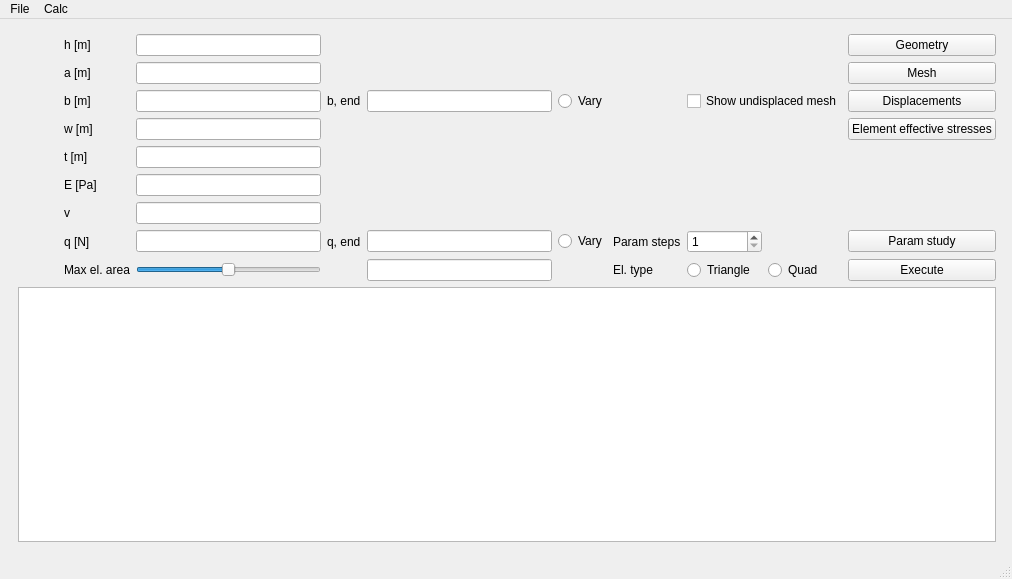
<?xml version="1.0" encoding="UTF-8"?>
<ui version="4.0">
 <class>MainWindow</class>
 <widget class="QMainWindow" name="MainWindow">
  <property name="geometry">
   <rect>
    <x>0</x>
    <y>0</y>
    <width>1012</width>
    <height>579</height>
   </rect>
  </property>
  <property name="windowTitle">
   <string>PNFEM Software</string>
  </property>
  <widget class="QWidget" name="centralwidget">
   <widget class="QWidget" name="layoutWidget">
    <property name="geometry">
     <rect>
      <x>18</x>
      <y>15</y>
      <width>978</width>
      <height>508</height>
     </rect>
    </property>
    <layout class="QGridLayout" name="gridLayout">
     <item row="0" column="0">
      <spacer name="horizontalSpacer_2">
       <property name="orientation">
        <enum>Qt::Horizontal</enum>
       </property>
       <property name="sizeType">
        <enum>QSizePolicy::Minimum</enum>
       </property>
       <property name="sizeHint" stdset="0">
        <size>
         <width>40</width>
         <height>20</height>
        </size>
       </property>
      </spacer>
     </item>
     <item row="0" column="1">
      <widget class="QLabel" name="hlabel">
       <property name="text">
        <string>h [m]</string>
       </property>
      </widget>
     </item>
     <item row="0" column="2">
      <widget class="QLineEdit" name="hEdit"/>
     </item>
     <item row="0" column="7" colspan="2">
      <spacer name="horizontalSpacer">
       <property name="orientation">
        <enum>Qt::Horizontal</enum>
       </property>
       <property name="sizeHint" stdset="0">
        <size>
         <width>98</width>
         <height>20</height>
        </size>
       </property>
      </spacer>
     </item>
     <item row="0" column="9">
      <widget class="QPushButton" name="showGeometryButton">
       <property name="text">
        <string>Geometry</string>
       </property>
      </widget>
     </item>
     <item row="1" column="1">
      <widget class="QLabel" name="aLabel">
       <property name="text">
        <string>a [m]</string>
       </property>
      </widget>
     </item>
     <item row="1" column="2">
      <widget class="QLineEdit" name="aEdit"/>
     </item>
     <item row="1" column="9">
      <widget class="QPushButton" name="showMeshButton">
       <property name="text">
        <string>Mesh</string>
       </property>
      </widget>
     </item>
     <item row="2" column="1">
      <widget class="QLabel" name="bLabel">
       <property name="text">
        <string>b [m]</string>
       </property>
      </widget>
     </item>
     <item row="2" column="2">
      <widget class="QLineEdit" name="bEdit"/>
     </item>
     <item row="2" column="3">
      <widget class="QLabel" name="bendLabel">
       <property name="text">
        <string>b, end</string>
       </property>
      </widget>
     </item>
     <item row="2" column="4">
      <widget class="QLineEdit" name="bendEdit"/>
     </item>
     <item row="2" column="5">
      <widget class="QRadioButton" name="bendButton">
       <property name="text">
        <string>Vary</string>
       </property>
       <attribute name="buttonGroup">
        <string notr="true">buttonGroup_2</string>
       </attribute>
      </widget>
     </item>
     <item row="2" column="7" colspan="2">
      <widget class="QCheckBox" name="undisplacedBox">
       <property name="text">
        <string>Show undisplaced mesh</string>
       </property>
      </widget>
     </item>
     <item row="2" column="9">
      <widget class="QPushButton" name="showDisplacementsButton">
       <property name="text">
        <string>Displacements</string>
       </property>
      </widget>
     </item>
     <item row="3" column="1">
      <widget class="QLabel" name="wLabel">
       <property name="text">
        <string>w [m]</string>
       </property>
      </widget>
     </item>
     <item row="3" column="2">
      <widget class="QLineEdit" name="wEdit"/>
     </item>
     <item row="3" column="9">
      <widget class="QPushButton" name="showElementValuesButton">
       <property name="text">
        <string>Element effective stresses</string>
       </property>
      </widget>
     </item>
     <item row="4" column="1">
      <widget class="QLabel" name="tlabel">
       <property name="text">
        <string>t [m]</string>
       </property>
      </widget>
     </item>
     <item row="4" column="2">
      <widget class="QLineEdit" name="tEdit"/>
     </item>
     <item row="5" column="1">
      <widget class="QLabel" name="eLabel">
       <property name="text">
        <string>E [Pa]</string>
       </property>
      </widget>
     </item>
     <item row="5" column="2">
      <widget class="QLineEdit" name="eEdit"/>
     </item>
     <item row="6" column="1">
      <widget class="QLabel" name="vLabel">
       <property name="text">
        <string>v</string>
       </property>
      </widget>
     </item>
     <item row="6" column="2">
      <widget class="QLineEdit" name="vEdit"/>
     </item>
     <item row="7" column="1">
      <widget class="QLabel" name="qLabel">
       <property name="text">
        <string>q [N]</string>
       </property>
      </widget>
     </item>
     <item row="7" column="2">
      <widget class="QLineEdit" name="qEdit"/>
     </item>
     <item row="7" column="3">
      <widget class="QLabel" name="qendLabel">
       <property name="text">
        <string>q, end</string>
       </property>
      </widget>
     </item>
     <item row="7" column="4">
      <widget class="QLineEdit" name="qendEdit"/>
     </item>
     <item row="7" column="5">
      <widget class="QRadioButton" name="qendButton">
       <property name="text">
        <string>Vary</string>
       </property>
       <attribute name="buttonGroup">
        <string notr="true">buttonGroup_2</string>
       </attribute>
      </widget>
     </item>
     <item row="7" column="6">
      <widget class="QLabel" name="paramstudyLabel">
       <property name="sizePolicy">
        <sizepolicy hsizetype="Minimum" vsizetype="Preferred">
         <horstretch>0</horstretch>
         <verstretch>0</verstretch>
        </sizepolicy>
       </property>
       <property name="text">
        <string>Param steps</string>
       </property>
      </widget>
     </item>
     <item row="7" column="7">
      <widget class="QSpinBox" name="paramstudyBox">
       <property name="minimum">
        <number>1</number>
       </property>
      </widget>
     </item>
     <item row="7" column="9">
      <widget class="QPushButton" name="paramstudyButton">
       <property name="text">
        <string>Param study</string>
       </property>
      </widget>
     </item>
     <item row="8" column="1">
      <widget class="QLabel" name="maxElSizeLabel">
       <property name="sizePolicy">
        <sizepolicy hsizetype="Preferred" vsizetype="Preferred">
         <horstretch>0</horstretch>
         <verstretch>0</verstretch>
        </sizepolicy>
       </property>
       <property name="text">
        <string>Max el. area</string>
       </property>
      </widget>
     </item>
     <item row="8" column="2">
      <widget class="QSlider" name="maxElSizeSlide">
       <property name="maximum">
        <number>100</number>
       </property>
       <property name="singleStep">
        <number>5</number>
       </property>
       <property name="sliderPosition">
        <number>50</number>
       </property>
       <property name="orientation">
        <enum>Qt::Horizontal</enum>
       </property>
      </widget>
     </item>
     <item row="8" column="4">
      <widget class="QLineEdit" name="maxElSizeEdit">
       <property name="sizePolicy">
        <sizepolicy hsizetype="Expanding" vsizetype="Fixed">
         <horstretch>0</horstretch>
         <verstretch>0</verstretch>
        </sizepolicy>
       </property>
      </widget>
     </item>
     <item row="8" column="6">
      <widget class="QLabel" name="elTypeLabel">
       <property name="text">
        <string>El. type</string>
       </property>
      </widget>
     </item>
     <item row="9" column="0" colspan="10">
      <widget class="QPlainTextEdit" name="reportEdit"/>
     </item>
     <item row="8" column="7">
      <widget class="QRadioButton" name="triButton">
       <property name="text">
        <string>Triangle</string>
       </property>
       <attribute name="buttonGroup">
        <string notr="true">buttonGroup</string>
       </attribute>
      </widget>
     </item>
     <item row="8" column="8">
      <widget class="QRadioButton" name="quadButton">
       <property name="text">
        <string>Quad</string>
       </property>
       <attribute name="buttonGroup">
        <string notr="true">buttonGroup</string>
       </attribute>
      </widget>
     </item>
     <item row="8" column="9">
      <widget class="QPushButton" name="executePushButton">
       <property name="text">
        <string>Execute</string>
       </property>
      </widget>
     </item>
    </layout>
   </widget>
  </widget>
  <widget class="QMenuBar" name="menubar">
   <property name="geometry">
    <rect>
     <x>0</x>
     <y>0</y>
     <width>1012</width>
     <height>22</height>
    </rect>
   </property>
   <widget class="QMenu" name="menuFile">
    <property name="title">
     <string>File</string>
    </property>
    <addaction name="actionNew"/>
    <addaction name="actionOpen"/>
    <addaction name="actionSave"/>
    <addaction name="actionSave_as"/>
    <addaction name="actionExit"/>
   </widget>
   <widget class="QMenu" name="menuCalc">
    <property name="title">
     <string>Calc</string>
    </property>
    <addaction name="actionExecute"/>
   </widget>
   <addaction name="menuFile"/>
   <addaction name="menuCalc"/>
  </widget>
  <widget class="QStatusBar" name="statusbar"/>
  <action name="actionNew">
   <property name="text">
    <string>New</string>
   </property>
  </action>
  <action name="actionOpen">
   <property name="text">
    <string>Open</string>
   </property>
  </action>
  <action name="actionSave">
   <property name="text">
    <string>Save</string>
   </property>
  </action>
  <action name="actionSave_as">
   <property name="text">
    <string>Save as...</string>
   </property>
  </action>
  <action name="actionExit">
   <property name="text">
    <string>Exit</string>
   </property>
  </action>
  <action name="actionExecute">
   <property name="text">
    <string>Execute</string>
   </property>
  </action>
 </widget>
 <resources/>
 <connections/>
 <buttongroups>
  <buttongroup name="buttonGroup_2"/>
  <buttongroup name="buttonGroup"/>
 </buttongroups>
</ui>
